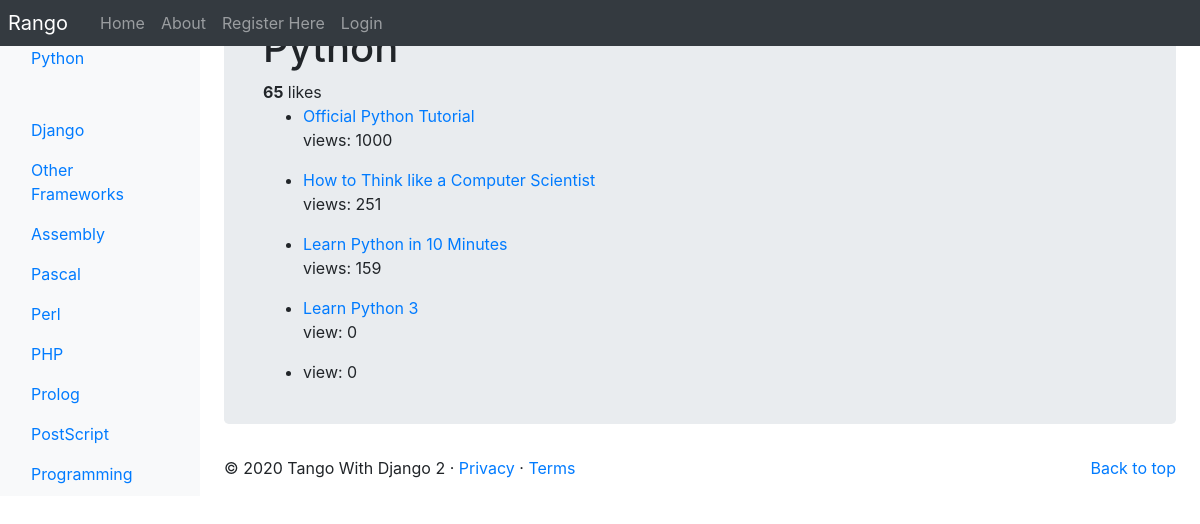
/rango/category/python/, run on the app's committed database.
### rango/models.py (models this page shows, shortened)
class Category(models.Model):
    NAME_MAX_LENGTH = 128
    name = models.CharField(max_length=NAME_MAX_LENGTH, unique=True)
    views = models.IntegerField(default=0)
    likes = models.IntegerField(default=0)
    slug = models.SlugField(unique=True)
    class Meta:
        verbose_name_plural = 'Categories'

class Page(models.Model):
    TITLE_MAX_LENGTH = 128
    URL_MAX_LENGTH = 200
    category = models.ForeignKey(Category, on_delete=models.CASCADE)
    title = models.CharField(max_length=TITLE_MAX_LENGTH)
    url = models.URLField()
    views = models.IntegerField(default=0)

### rango/views.py (the view, shortened to what this page needs)
# urls.py: path('category/<slug:category_name_slug>/', views.ShowCategoryView.as_view(), name='show_category'),
class ShowCategoryView(View):
    def create_context_dict(self, category_name_slug):
        context_dict = {}
        try:
            category = Category.objects.get(slug=category_name_slug)
            pages = Page.objects.filter(category=category)
            context_dict['pages'] = pages.order_by('-views')
            context_dict['category'] = category
        except Category.DoesNotExist:
            context_dict['pages'] = None
            context_dict['category'] = None
            context_dict['result_list'] = None
        return context_dict
    def get(self, request, category_name_slug):
        search_engine = request.GET.get('search_engine',False)
        query = request.GET.get('query',False)
        context_dict = self.create_context_dict(category_name_slug)
        return render(request, 'rango/category.html', context_dict)

### rango/templatetags/rango_template_tags.py (called while the page is built)
@register.inclusion_tag('rango/categories.html')
def get_category_list(current_category=None):
    return {'categories': Category.objects.all(),
    'current_category': current_category}

### templates/rango/category.html (shortened to what this page needs)
{% extends 'rango/base.html' %}
{% load staticfiles %}
{% block body_block %}
<div class="jumbotron p-4">
    <div class="container">
        {% if category %}
        <h1>{{ category.name}}</h1>
        <div>
            <strong id="like_count">{{ category.likes }}</strong> likes
        </div>
        {% endif %}
        {% if pages %}
            <ul>
                {% for page in pages %}
                    <li><a href="{% url 'rango:goto' %}?page_id={{page.id}}">{{ page.title }}</a>
                    {% if page.views <= 1 %}
                        <p>view: {{page.views}}</p>
                    {% else %}
                        <p>views: {{page.views}}</p>
                    {% endif %}
                    </li>
                {% endfor %}
            </ul>
        {% else %}
        <strong>No pages currently in category.</strong>
        {% endif %}
    </div>
</div>
{% endblock %}

### templates/rango/categories.html (shortened to what this page needs)
<ul class="nav flex-column">
    {% if categories %}
        {% for c in categories %}
            {% if c == current_category %}
            <li class="nav-item">
                <a class="nav-link active" href="{% url 'rango:show_category' c.slug %}">{{ c.name }}</>
            </li>
            {% else %}
            <li class="nav-item">
                <a class="nav-link" href="{% url 'rango:show_category' c.slug %}">{{c.name}}</a>
            </li>
            {% endif %}
        {% endfor %}
    {% else %}
        <li><strong>There are no categories present.</strong></li>
    {% endif %}
</ul>

### data on the page
Category: name "Python", likes "65"
Category: name "Django"
Category: name "Other Frameworks"
Category: name "Assembly"
Category: name "Pascal"
Category: name "Perl"
Category: name "PHP"
Category: name "Prolog"
Category: name "PostScript"
Category: name "Programming"
Page: title "Official Python Tutorial", views "1000"
Page: title "How to Think like a Computer Scientist", views "251"
Page: title "Learn Python in 10 Minutes", views "159"
Page: title "Learn Python 3", views "0"
Page: views "0"
